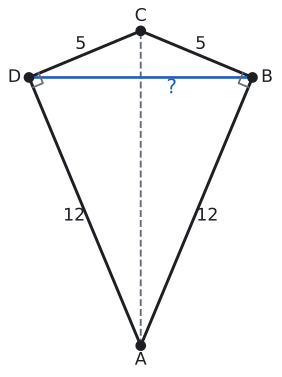

Generate this figure with Python:
import sys; sys.path.insert(0, "tools")
from cizim import *

P = lambda x, y: np.array([float(x), float(y)])
uz = lambda U, V: round(float(np.linalg.norm(U - V)), 4)
def acisi(K, U, V):
    u, v = U - K, V - K
    return round(float(np.degrees(np.arccos(np.dot(u, v) / np.linalg.norm(u) / np.linalg.norm(v)))), 3)
def birim(U, V):
    t = (V - U) / np.linalg.norm(V - U); return t, np.array([-t[1], t[0]])
def cetik(U, V, n=1, renk=SOLUK, f=0.5):
    M = U + f * (V - U); t, m = birim(U, V)
    for i in range(n):
        c = M + (i - (n - 1) / 2) * 0.2 * S * t
        ax.plot(*zip(c - 0.22 * S * m, c + 0.22 * S * m), color=renk, lw=1.5)
def olcu(U, V, metin, d=0.5, renk=YAZI, fs=13, f=0.5, kutu=False):
    """[UV] üzerinde f oranındaki noktaya, U->V yönünün soluna d*S uzağa yazı (d < 0: sağına)."""
    M = U + f * (V - U); _, m = birim(U, V)
    ax.text(*(M + d * S * m), metin, ha="center", va="center", color=renk, fontsize=fs, zorder=7,
            bbox=dict(facecolor="white", edgecolor="none", pad=1.5) if kutu else None)
def dik_isareti(K, U, V, r=0.4):
    a_ = (U - K) / np.linalg.norm(U - K) * r * S; b_ = (V - K) / np.linalg.norm(V - K) * r * S
    ax.plot(*zip(K + a_, K + a_ + b_, K + b_), color=SOLUK, lw=1.3)
def harf(Q, metin, dx, dy, renk=YAZI, fs=13, kutu=False):
    ax.text(Q[0] + dx * S, Q[1] + dy * S, metin, ha="center", va="center", color=renk, fontsize=fs, zorder=7,
            bbox=dict(facecolor="white", edgecolor="none", pad=1.5) if kutu else None)
def cizgi(U, V, renk=YAZI, lw=2.2, ls="-"):
    ax.plot(*zip(U, V), color=renk, lw=lw, ls=ls)
def basla(xmin, xmax, ymin, ymax, en=5.0):
    global fig, ax
    fig, ax = sekil(en, en * (ymax - ymin) / (xmax - xmin))
    ax.set_aspect("equal"); ax.axis("off"); ax.set_xlim(xmin, xmax); ax.set_ylim(ymin, ymax)
def cokgen(noktalar, dolgu=None, kenar=YAZI, lw=2.2):
    if dolgu: ax.add_patch(patches.Polygon(noktalar, closed=True, facecolor=dolgu, edgecolor="none"))
    ax.plot(*zip(*(list(noktalar) + [noktalar[0]])), color=kenar, lw=lw)
    for Q in noktalar: nokta(ax, *Q, "")
def cerceve(noktalar, kenar=1.0):
    xs = [q[0] for q in noktalar]; ys = [q[1] for q in noktalar]
    return min(xs) - kenar * S, max(xs) + kenar * S, min(ys) - kenar * S, max(ys) + kenar * S
def deltoid(ak, ck, kb):
    """K orijinde; A altta, C üstte, D solda, B sağda. |AB| = |AD|, |CB| = |CD|."""
    return P(0, -ak), P(kb, 0), P(0, ck), P(-kb, 0), P(0, 0)
def koseler(A, B, C, D, r=0.5):
    harf(A, "A", 0, -r); harf(B, "B", r, 0); harf(C, "C", 0, r); harf(D, "D", -r, 0)
def alan_hesap(*Q):
    return round(abs(sum(Q[i][0] * Q[(i + 1) % len(Q)][1] - Q[(i + 1) % len(Q)][0] * Q[i][1] for i in range(len(Q)))) / 2, 4)

# Kendini dene 3: m(ABC) = m(ADC) = 90°, |AB| = |AD| = 12, |CB| = |CD| = 5. |AC| = 13, alan 60, |BD| = 120/13.
A, B, C, D, K = deltoid(144 / 13, 25 / 13, 60 / 13)
S = 0.8
print("AB", uz(A, B), "CB", uz(C, B), "AC", uz(A, C), "B", acisi(B, A, C), "D", acisi(D, A, C), "BD", uz(B, D), round(120 / 13, 4))
basla(*cerceve([A, B, C, D], 1.1), en=3.6)
cokgen([A, B, C, D]); koseler(A, B, C, D, r=0.75)
cizgi(A, C, SOLUK, 1.4, "--"); cizgi(B, D, MAVI, 2.0)
dik_isareti(B, A, C, r=0.55); dik_isareti(D, A, C, r=0.55)
olcu(A, B, "12", -0.6); olcu(D, A, "12", -0.6); olcu(B, C, "5", -0.55); olcu(C, D, "5", -0.55)
harf(K, "?", 1.6, -0.55, MAVI, 15)
kaydet(fig, __file__)
